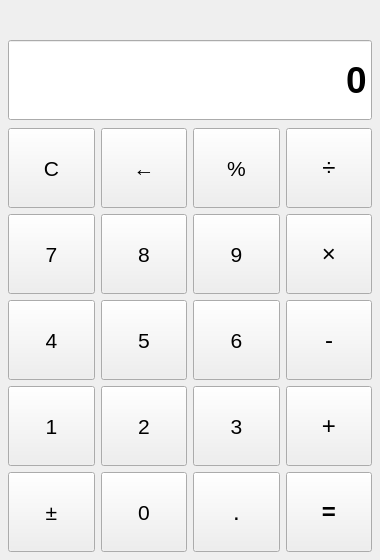
<?xml version="1.0" encoding="UTF-8"?>
<ui version="4.0">
 <class>MainWindow</class>
 <widget class="QMainWindow" name="MainWindow">
  <property name="geometry">
   <rect>
    <x>0</x>
    <y>0</y>
    <width>380</width>
    <height>560</height>
   </rect>
  </property>
  <property name="minimumSize">
   <size>
    <width>300</width>
    <height>440</height>
   </size>
  </property>
  <property name="windowTitle">
   <string>计算器</string>
  </property>
  <widget class="QWidget" name="centralwidget">
   <layout class="QVBoxLayout" name="verticalLayout">
    <property name="spacing">
     <number>8</number>
    </property>
    <property name="leftMargin">
     <number>8</number>
    </property>
    <property name="topMargin">
     <number>8</number>
    </property>
    <property name="rightMargin">
     <number>8</number>
    </property>
    <property name="bottomMargin">
     <number>8</number>
    </property>
    <item>
     <widget class="QLabel" name="expressionLabel">
      <property name="minimumSize">
       <size>
        <width>0</width>
        <height>24</height>
       </size>
      </property>
      <property name="font">
       <font>
        <pointsize>11</pointsize>
       </font>
      </property>
      <property name="text">
       <string/>
      </property>
      <property name="alignment">
       <set>Qt::AlignRight|Qt::AlignTrailing|Qt::AlignVCenter</set>
      </property>
     </widget>
    </item>
    <item>
     <widget class="QLineEdit" name="display">
      <property name="minimumSize">
       <size>
        <width>0</width>
        <height>80</height>
       </size>
      </property>
      <property name="font">
       <font>
        <pointsize>28</pointsize>
        <weight>75</weight>
        <bold>true</bold>
       </font>
      </property>
      <property name="alignment">
       <set>Qt::AlignRight|Qt::AlignTrailing|Qt::AlignVCenter</set>
      </property>
      <property name="readOnly">
       <bool>true</bool>
      </property>
      <property name="text">
       <string>0</string>
      </property>
     </widget>
    </item>
    <item>
     <layout class="QGridLayout" name="gridLayout">
      <property name="spacing">
       <number>6</number>
      </property>
      <item row="0" column="0">
       <widget class="QPushButton" name="btn_clear_all">
        <property name="minimumSize">
         <size>
          <width>60</width>
          <height>56</height>
         </size>
        </property>
        <property name="sizePolicy">
         <sizepolicy hsizetype="Expanding" vsizetype="Expanding">
          <horstretch>0</horstretch>
          <verstretch>0</verstretch>
         </sizepolicy>
        </property>
        <property name="font">
         <font>
          <pointsize>16</pointsize>
         </font>
        </property>
        <property name="text">
         <string>C</string>
        </property>
       </widget>
      </item>
      <item row="0" column="1">
       <widget class="QPushButton" name="btn_backspace">
        <property name="minimumSize">
         <size>
          <width>60</width>
          <height>56</height>
         </size>
        </property>
        <property name="sizePolicy">
         <sizepolicy hsizetype="Expanding" vsizetype="Expanding">
          <horstretch>0</horstretch>
          <verstretch>0</verstretch>
         </sizepolicy>
        </property>
        <property name="font">
         <font>
          <pointsize>16</pointsize>
         </font>
        </property>
        <property name="text">
         <string>←</string>
        </property>
       </widget>
      </item>
      <item row="0" column="2">
       <widget class="QPushButton" name="btn_percent">
        <property name="minimumSize">
         <size>
          <width>60</width>
          <height>56</height>
         </size>
        </property>
        <property name="sizePolicy">
         <sizepolicy hsizetype="Expanding" vsizetype="Expanding">
          <horstretch>0</horstretch>
          <verstretch>0</verstretch>
         </sizepolicy>
        </property>
        <property name="font">
         <font>
          <pointsize>16</pointsize>
         </font>
        </property>
        <property name="text">
         <string>%</string>
        </property>
       </widget>
      </item>
      <item row="0" column="3">
       <widget class="QPushButton" name="btn_divide">
        <property name="minimumSize">
         <size>
          <width>60</width>
          <height>56</height>
         </size>
        </property>
        <property name="sizePolicy">
         <sizepolicy hsizetype="Expanding" vsizetype="Expanding">
          <horstretch>0</horstretch>
          <verstretch>0</verstretch>
         </sizepolicy>
        </property>
        <property name="font">
         <font>
          <pointsize>18</pointsize>
         </font>
        </property>
        <property name="text">
         <string>÷</string>
        </property>
       </widget>
      </item>
      <item row="1" column="0">
       <widget class="QPushButton" name="btn_number_7">
        <property name="minimumSize">
         <size>
          <width>60</width>
          <height>56</height>
         </size>
        </property>
        <property name="sizePolicy">
         <sizepolicy hsizetype="Expanding" vsizetype="Expanding">
          <horstretch>0</horstretch>
          <verstretch>0</verstretch>
         </sizepolicy>
        </property>
        <property name="font">
         <font>
          <pointsize>16</pointsize>
         </font>
        </property>
        <property name="text">
         <string>7</string>
        </property>
       </widget>
      </item>
      <item row="1" column="1">
       <widget class="QPushButton" name="btn_number_8">
        <property name="minimumSize">
         <size>
          <width>60</width>
          <height>56</height>
         </size>
        </property>
        <property name="sizePolicy">
         <sizepolicy hsizetype="Expanding" vsizetype="Expanding">
          <horstretch>0</horstretch>
          <verstretch>0</verstretch>
         </sizepolicy>
        </property>
        <property name="font">
         <font>
          <pointsize>16</pointsize>
         </font>
        </property>
        <property name="text">
         <string>8</string>
        </property>
       </widget>
      </item>
      <item row="1" column="2">
       <widget class="QPushButton" name="btn_number_9">
        <property name="minimumSize">
         <size>
          <width>60</width>
          <height>56</height>
         </size>
        </property>
        <property name="sizePolicy">
         <sizepolicy hsizetype="Expanding" vsizetype="Expanding">
          <horstretch>0</horstretch>
          <verstretch>0</verstretch>
         </sizepolicy>
        </property>
        <property name="font">
         <font>
          <pointsize>16</pointsize>
         </font>
        </property>
        <property name="text">
         <string>9</string>
        </property>
       </widget>
      </item>
      <item row="1" column="3">
       <widget class="QPushButton" name="btn_multiply">
        <property name="minimumSize">
         <size>
          <width>60</width>
          <height>56</height>
         </size>
        </property>
        <property name="sizePolicy">
         <sizepolicy hsizetype="Expanding" vsizetype="Expanding">
          <horstretch>0</horstretch>
          <verstretch>0</verstretch>
         </sizepolicy>
        </property>
        <property name="font">
         <font>
          <pointsize>18</pointsize>
         </font>
        </property>
        <property name="text">
         <string>×</string>
        </property>
       </widget>
      </item>
      <item row="2" column="0">
       <widget class="QPushButton" name="btn_number_4">
        <property name="minimumSize">
         <size>
          <width>60</width>
          <height>56</height>
         </size>
        </property>
        <property name="sizePolicy">
         <sizepolicy hsizetype="Expanding" vsizetype="Expanding">
          <horstretch>0</horstretch>
          <verstretch>0</verstretch>
         </sizepolicy>
        </property>
        <property name="font">
         <font>
          <pointsize>16</pointsize>
         </font>
        </property>
        <property name="text">
         <string>4</string>
        </property>
       </widget>
      </item>
      <item row="2" column="1">
       <widget class="QPushButton" name="btn_number_5">
        <property name="minimumSize">
         <size>
          <width>60</width>
          <height>56</height>
         </size>
        </property>
        <property name="sizePolicy">
         <sizepolicy hsizetype="Expanding" vsizetype="Expanding">
          <horstretch>0</horstretch>
          <verstretch>0</verstretch>
         </sizepolicy>
        </property>
        <property name="font">
         <font>
          <pointsize>16</pointsize>
         </font>
        </property>
        <property name="text">
         <string>5</string>
        </property>
       </widget>
      </item>
      <item row="2" column="2">
       <widget class="QPushButton" name="btn_number_6">
        <property name="minimumSize">
         <size>
          <width>60</width>
          <height>56</height>
         </size>
        </property>
        <property name="sizePolicy">
         <sizepolicy hsizetype="Expanding" vsizetype="Expanding">
          <horstretch>0</horstretch>
          <verstretch>0</verstretch>
         </sizepolicy>
        </property>
        <property name="font">
         <font>
          <pointsize>16</pointsize>
         </font>
        </property>
        <property name="text">
         <string>6</string>
        </property>
       </widget>
      </item>
      <item row="2" column="3">
       <widget class="QPushButton" name="btn_minus">
        <property name="minimumSize">
         <size>
          <width>60</width>
          <height>56</height>
         </size>
        </property>
        <property name="sizePolicy">
         <sizepolicy hsizetype="Expanding" vsizetype="Expanding">
          <horstretch>0</horstretch>
          <verstretch>0</verstretch>
         </sizepolicy>
        </property>
        <property name="font">
         <font>
          <pointsize>18</pointsize>
         </font>
        </property>
        <property name="text">
         <string>-</string>
        </property>
       </widget>
      </item>
      <item row="3" column="0">
       <widget class="QPushButton" name="btn_number_1">
        <property name="minimumSize">
         <size>
          <width>60</width>
          <height>56</height>
         </size>
        </property>
        <property name="sizePolicy">
         <sizepolicy hsizetype="Expanding" vsizetype="Expanding">
          <horstretch>0</horstretch>
          <verstretch>0</verstretch>
         </sizepolicy>
        </property>
        <property name="font">
         <font>
          <pointsize>16</pointsize>
         </font>
        </property>
        <property name="text">
         <string>1</string>
        </property>
       </widget>
      </item>
      <item row="3" column="1">
       <widget class="QPushButton" name="btn_number_2">
        <property name="minimumSize">
         <size>
          <width>60</width>
          <height>56</height>
         </size>
        </property>
        <property name="sizePolicy">
         <sizepolicy hsizetype="Expanding" vsizetype="Expanding">
          <horstretch>0</horstretch>
          <verstretch>0</verstretch>
         </sizepolicy>
        </property>
        <property name="font">
         <font>
          <pointsize>16</pointsize>
         </font>
        </property>
        <property name="text">
         <string>2</string>
        </property>
       </widget>
      </item>
      <item row="3" column="2">
       <widget class="QPushButton" name="btn_number_3">
        <property name="minimumSize">
         <size>
          <width>60</width>
          <height>56</height>
         </size>
        </property>
        <property name="sizePolicy">
         <sizepolicy hsizetype="Expanding" vsizetype="Expanding">
          <horstretch>0</horstretch>
          <verstretch>0</verstretch>
         </sizepolicy>
        </property>
        <property name="font">
         <font>
          <pointsize>16</pointsize>
         </font>
        </property>
        <property name="text">
         <string>3</string>
        </property>
       </widget>
      </item>
      <item row="3" column="3">
       <widget class="QPushButton" name="btn_plus">
        <property name="minimumSize">
         <size>
          <width>60</width>
          <height>56</height>
         </size>
        </property>
        <property name="sizePolicy">
         <sizepolicy hsizetype="Expanding" vsizetype="Expanding">
          <horstretch>0</horstretch>
          <verstretch>0</verstretch>
         </sizepolicy>
        </property>
        <property name="font">
         <font>
          <pointsize>18</pointsize>
         </font>
        </property>
        <property name="text">
         <string>+</string>
        </property>
       </widget>
      </item>
      <item row="4" column="0">
       <widget class="QPushButton" name="btn_sign">
        <property name="minimumSize">
         <size>
          <width>60</width>
          <height>56</height>
         </size>
        </property>
        <property name="sizePolicy">
         <sizepolicy hsizetype="Expanding" vsizetype="Expanding">
          <horstretch>0</horstretch>
          <verstretch>0</verstretch>
         </sizepolicy>
        </property>
        <property name="font">
         <font>
          <pointsize>16</pointsize>
         </font>
        </property>
        <property name="text">
         <string>±</string>
        </property>
       </widget>
      </item>
      <item row="4" column="1">
       <widget class="QPushButton" name="btn_number_0">
        <property name="minimumSize">
         <size>
          <width>60</width>
          <height>56</height>
         </size>
        </property>
        <property name="sizePolicy">
         <sizepolicy hsizetype="Expanding" vsizetype="Expanding">
          <horstretch>0</horstretch>
          <verstretch>0</verstretch>
         </sizepolicy>
        </property>
        <property name="font">
         <font>
          <pointsize>16</pointsize>
         </font>
        </property>
        <property name="text">
         <string>0</string>
        </property>
       </widget>
      </item>
      <item row="4" column="2">
       <widget class="QPushButton" name="btn_dot">
        <property name="minimumSize">
         <size>
          <width>60</width>
          <height>56</height>
         </size>
        </property>
        <property name="sizePolicy">
         <sizepolicy hsizetype="Expanding" vsizetype="Expanding">
          <horstretch>0</horstretch>
          <verstretch>0</verstretch>
         </sizepolicy>
        </property>
        <property name="font">
         <font>
          <pointsize>18</pointsize>
         </font>
        </property>
        <property name="text">
         <string>.</string>
        </property>
       </widget>
      </item>
      <item row="4" column="3">
       <widget class="QPushButton" name="btn_equals">
        <property name="minimumSize">
         <size>
          <width>60</width>
          <height>56</height>
         </size>
        </property>
        <property name="sizePolicy">
         <sizepolicy hsizetype="Expanding" vsizetype="Expanding">
          <horstretch>0</horstretch>
          <verstretch>0</verstretch>
         </sizepolicy>
        </property>
        <property name="font">
         <font>
          <pointsize>18</pointsize>
          <weight>75</weight>
          <bold>true</bold>
         </font>
        </property>
        <property name="text">
         <string>=</string>
        </property>
       </widget>
      </item>
     </layout>
    </item>
   </layout>
  </widget>
 </widget>
 <resources/>
 <connections/>
</ui>
